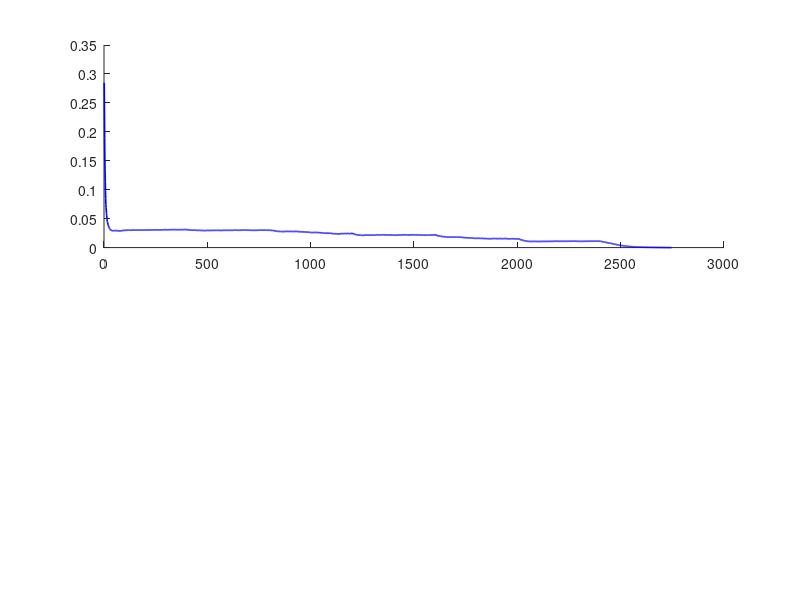

MATLAB code for this plot: (Note: this script raises an error after producing the figure.)
% mcp_gamp_lambda_annealing.m
function MCP_AMP_lambdaAnnealing()
    rng(42);
    %% Parameters
    N          = 2000;
    alpha      = 0.625;
    M          = round(alpha * N);
    rho        = 0.4;
    sigma      = 1.0;
    bar_x      = 0.0;
    Delta      = 0.0;
    maxIter    = 400;
    epsilon    = 1e-5;
    lambda_init = 1.0;
    lambda_min  = 0.1;
    lambda_step = 0.1;
    a           = 3.7;
    %% Generate data
    X = zeros(N,1);
    mask = rand(N,1) < rho;
    X(mask) = bar_x + sigma * randn(sum(mask),1);

    F = randn(M,N) / sqrt(N);
    Y = F * X;
    cF = sum(F(:).^2) / (M*N);
    %% Initial hatx
    hatx = F' * Y;
    hatx = hatx / norm(hatx);
    delta = 0.35 * ones(N,1);
    g = zeros(M,1);
    %% Allocate storage for all iterations across all lambdas
    all_mse = [];
    all_overlap = [];
    lambda_boundaries = [];
    %% Lambda annealing loop
    lambda = lambda_init;
    fprintf('lambda\tIter\tMSE\t\tOverlap\n');

    while lambda >= lambda_min
        for t = 1:maxIter
            V = mean(delta);
            omega = F * hatx - g * V;
            g = (Y - omega) / (Delta + V);
            Gamma = 1 / (Delta + V);
            A = cF * M * Gamma;
            B = F' * g + A * hatx;

            hatx_old = hatx;
            hatx = f_hatx_MCP(A, B, lambda, a);
            delta = f_delta_MCP(A, B, lambda, a);

            mse = mean((hatx - X).^2);
            overlap = (hatx' * X) / (norm(hatx) * norm(X));
            
            all_mse = [all_mse; mse];
            all_overlap = [all_overlap; overlap];

            err = norm(hatx - hatx_old)^2 / norm(hatx)^2;
            if err < epsilon
                break;
            end
        end

        mse = mean((hatx - X).^2);
        overlap = (hatx' * X) / (norm(hatx) * norm(X));
        fprintf('%.3f\t%d\t%.4e\t%.4f\n', lambda, t, mse, overlap);
        lambda_boundaries = [lambda_boundaries; length(all_mse)];
        lambda = lambda - lambda_step;
    end
    %% Plot
    figure;
    subplot(2,1,1); hold on;
    plot(all_mse, 'b-', 'LineWidth', 1.2);
    for i = 1:length(lambda_boundaries)
        xline(lambda_boundaries(i), 'k--');
    end
    title(sprintf('MCP-AMP under $\\lambda$-annealing (N=%d, $\\alpha=%.3f$, $\\rho=%.1f$, $\\sigma^2=%.1f$, $a=%.1f$)', ...
        N, alpha, rho, sigma, a), 'Interpreter', 'latex','FontSize', 18);
    xlabel('Iteration', 'Interpreter', 'latex','FontSize', 18);
    ylabel('MSE', 'Interpreter', 'latex','FontSize', 18);


    subplot(2,1,2); hold on;
    plot(all_overlap, 'r-', 'LineWidth', 1.2);
    for i = 1:length(lambda_boundaries)
        xline(lambda_boundaries(i), 'k--');
    end
    title(sprintf('MCP-AMP under $\\lambda$-annealing (N=%d, $\\alpha=%.3f$, $\\rho=%.1f$, $\\sigma^2=%.1f$, $a=%.1f$)', ...
        N, alpha, rho, sigma, a), 'Interpreter', 'latex','FontSize', 18);
    xlabel('Iteration', 'Interpreter', 'latex','FontSize', 18);
    ylabel('Overlap', 'Interpreter', 'latex','FontSize', 18);
end

function x = f_hatx_MCP(A, B, lambda, a)
    absB = abs(B);
    x = zeros(size(B));
    I  = absB > lambda      & absB <= a*lambda*A;
    II = absB > a*lambda*A;           
    x(I)  = (a*B(I) - a*lambda*sign(B(I))) / (a*A-1);
    x(II) = B(II) / A;
end

function d = f_delta_MCP(A, B, lambda, a)
    absB = abs(B);
    d = zeros(size(B));
    I  = absB > lambda      & absB <= a*lambda*A;
    II = absB > a*lambda*A;        
    d(I)  = a / (a*A-1);
    d(II) = 1 / A;
end
